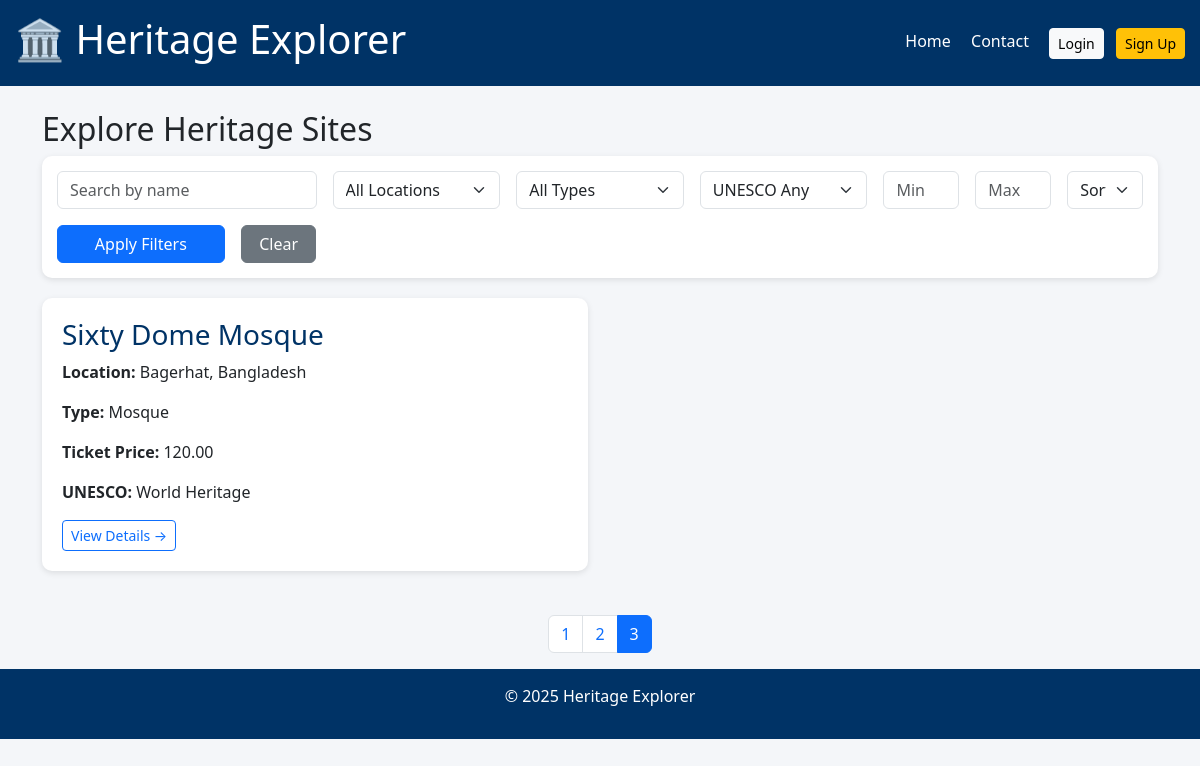
/?page=3, run on the app's committed database.
### tables this page shows
CREATE TABLE IF NOT EXISTS HeritageSites (
  site_id INT AUTO_INCREMENT PRIMARY KEY,
  name VARCHAR(150) NOT NULL,
  location VARCHAR(200),
  type VARCHAR(100),
  opening_hours VARCHAR(100),
  ticket_price DECIMAL(10,2) DEFAULT 0,
  unesco_status ENUM('None','Tentative','World Heritage') DEFAULT 'None',
  description TEXT,
  created_at TIMESTAMP DEFAULT CURRENT_TIMESTAMP
);

### index.php (the view, shortened to what this page needs)
<?php
require_once __DIR__ . '/includes/db_connect.php';
$visitor_logged_in = isset($_SESSION['visitor_id']);
$filter_name = trim($_GET['filter_name'] ?? '');
$filter_price_min = (isset($_GET['filter_price_min']) && $_GET['filter_price_min'] !== '') ? (float)$_GET['filter_price_min'] : null;
$filter_price_max = (isset($_GET['filter_price_max']) && $_GET['filter_price_max'] !== '') ? (float)$_GET['filter_price_max'] : null;
$price_range = $pdo->query("SELECT MIN(ticket_price) AS min_price, MAX(ticket_price) AS max_price FROM HeritageSites")->fetch(PDO::FETCH_ASSOC);
$db_min_price = (float)($price_range['min_price'] ?? 0);
$db_max_price = (float)($price_range['max_price'] ?? 0);
$where = ' WHERE 1=1';
$order_by = 'name ASC';
$stmt = $pdo->prepare("SELECT site_id, name, location, type, ticket_price, unesco_status FROM HeritageSites $where ORDER BY $order_by");
$stmt->execute();
$sites = $stmt->fetchAll(PDO::FETCH_ASSOC);
$per_page = 6;
$page = max(1, (int)($_GET['page'] ?? 1));
$offset = ($page - 1) * $per_page;
$countStmt = $pdo->prepare("SELECT COUNT(*) FROM HeritageSites $where");
$countStmt->execute();
$total_sites = (int)$countStmt->fetchColumn();
$total_pages = ceil($total_sites / $per_page);
$stmt = $pdo->prepare("
    SELECT site_id, name, location, type, ticket_price, unesco_status
    FROM HeritageSites
    $where
    ORDER BY $order_by
    LIMIT :limit OFFSET :offset
");
$stmt->bindValue(':limit', $per_page, PDO::PARAM_INT);
$stmt->bindValue(':offset', $offset, PDO::PARAM_INT);
$stmt->execute();
$sites = $stmt->fetchAll(PDO::FETCH_ASSOC);
?>
<!doctype html>
<html lang="en">
<head>
  <link href="https://cdn.jsdelivr.net/npm/bootstrap@5.3.0/dist/css/bootstrap.min.css" rel="stylesheet">
</head>
<body>
<header>
<div class="d-flex justify-content-between align-items-center">
  <h1>🏛 Heritage Explorer</h1>
  <nav>
      <a href="index.php" class="text-white me-3">Home</a>
      <a href="contact.php" class="text-white me-3">Contact</a>
      <?php if ($visitor_logged_in): ?>
        <a href="visitor/profile.php" class="text-white me-3">Profile</a>
        <a href="visitor/logout.php" class="btn btn-sm btn-light">Logout</a>
      <?php else: ?>
        <a href="visitor/login.php" class="btn btn-sm btn-light me-2">Login</a>
        <a href="visitor/signup.php" class="btn btn-sm btn-warning">Sign Up</a>
      <?php endif; ?>
    </nav>
    </div>
</header>
<div class="container my-4">
  <h2>Explore Heritage Sites</h2>
  <div class="filter-card">
    <form method="get" class="row g-3">
      <div class="col-md-3">
        <input type="text" name="filter_name" class="form-control" placeholder="Search by name" value="<?= htmlspecialchars($filter_name) ?>">
      </div>
      <div class="col-md-2">
        <select name="filter_location" class="form-select">
          <option value="">All Locations</option>
        </select>
      </div>
      <div class="col-md-2">
        <select name="filter_type" class="form-select">
          <option value="">All Types</option>
        </select>
      </div>
      <div class="col-md-2">
        <select name="filter_unesco" class="form-select">
          <option value="">UNESCO Any</option>
        </select>
      </div>
      <div class="col-md-1">
        <input type="number"
               name="filter_price_min"
               class="form-control"
               placeholder="Min"
               min="<?= $db_min_price ?>"
               max="<?= $db_max_price ?>"
               value="<?= htmlspecialchars($filter_price_min ?? '') ?>">
      </div>
      <div class="col-md-1">
        <input type="number"
               name="filter_price_max"
               class="form-control"
               placeholder="Max"
               min="<?= $db_min_price ?>"
               max="<?= $db_max_price ?>"
               value="<?= htmlspecialchars($filter_price_max ?? '') ?>">
      </div>
      <div class="col-md-1">
        <select name="sort_price" class="form-select">
          <option value="">Sort Price</option>
        </select>
      </div>
      <div class="col-md-2 d-grid">
        <button type="submit" class="btn btn-primary">Apply Filters</button>
      </div>
      <div class="col-md-1 d-grid">
        <a href="index.php" class="btn btn-secondary">Clear</a>
      </div>
    </form>
  </div>
  <?php if (empty($sites)): ?>
    <div class="alert alert-info">No sites match your filters.</div>
  <?php else: ?>
    <div class="row">
      <?php foreach ($sites as $s): ?>
        <div class="col-md-6">
          <div class="site-card">
            <h3><a href="site_view.php?id=<?= $s['site_id'] ?>"><?= htmlspecialchars($s['name']) ?></a></h3>
            <p><strong>Location:</strong> <?= htmlspecialchars($s['location']) ?></p>
            <p><strong>Type:</strong> <?= htmlspecialchars($s['type']) ?></p>
            <p><strong>Ticket Price:</strong> <?= number_format($s['ticket_price'],2) ?></p>
            <p><strong>UNESCO:</strong> <?= htmlspecialchars($s['unesco_status']) ?></p>
            <a href="site_view.php?id=<?= $s['site_id'] ?>" class="btn btn-outline-primary btn-sm">View Details →</a>
          </div>
        </div>
      <?php endforeach; ?>
    </div>
  <?php endif; ?>
</div>
<nav>
  <ul class="pagination justify-content-center">
    <?php for ($i=1; $i <= $total_pages; $i++): ?>
      <li class="page-item <?= $i === $page ? 'active' : '' ?>">
        <a class="page-link" href="?<?= http_build_query(array_merge($_GET, ['page'=>$i])) ?>">
          <?= $i ?>
        </a>
      </li>
    <?php endfor; ?>
  </ul>
</nav>
<footer>
  <p>&copy; <?= date('Y') ?> Heritage Explorer</p>
</footer>
</body>
</html>

### index.php (style rules this page uses)
body { background:#f4f6f9; }
header, footer { background:#003366; color:white; padding:15px; text-align:center; }
.site-card { background:white; padding:20px; border-radius:10px; box-shadow:0 2px 6px rgba(0,0,0,.1); margin-bottom:20px; }
.site-card h3 { color:#003366; }
a { color:#003366; text-decoration:none; }
.filter-card { background:white; padding:15px; border-radius:10px; margin-bottom:20px; box-shadow:0 2px 6px rgba(0,0,0,.1); }

### data on the page
heritagesites: name "Sixty Dome Mosque", location "Bagerhat, Bangladesh", type "Mosque", ticket_price "120.00", unesco_status "World Heritage"
